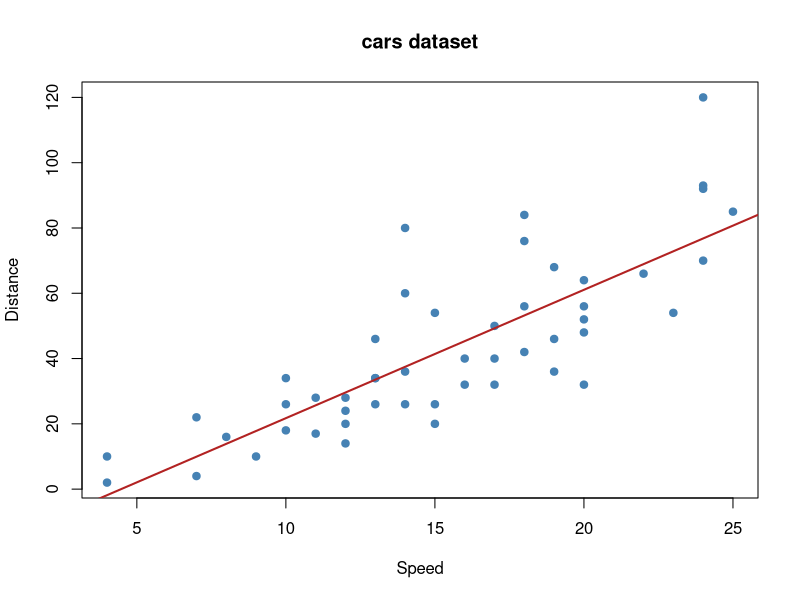
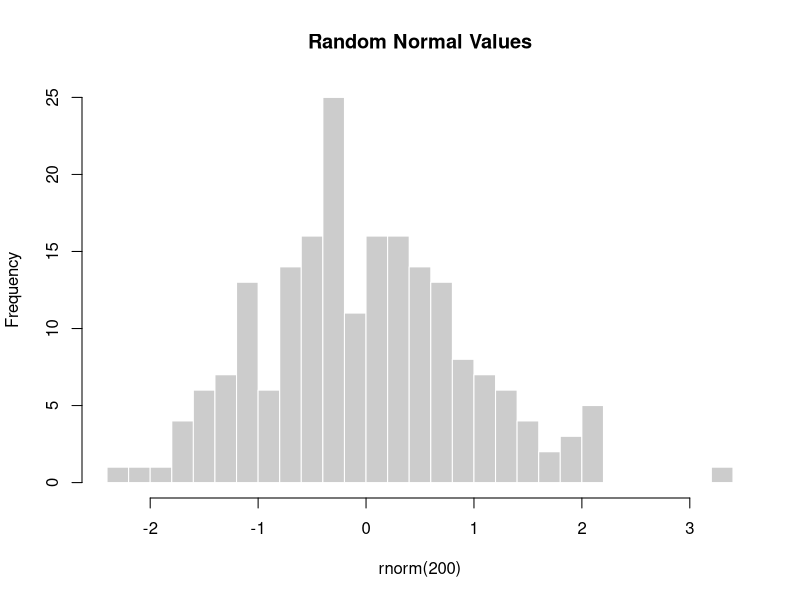

These figures' R source, in order: (Note: this script raises an error after producing the figures.)
## ---- chunk 1
#| label: setup
#| include: false
set.seed(123)
## ---- chunk 2
#| label: basic-math
x <- 1:10
mean(x)
sd(x)
## ---- chunk 3
#| label: object-print
name <- "Quarto"
version_test <- TRUE
list(name = name, working = version_test)
## ---- chunk 4
#| label: create-data
sample_df <- data.frame(
  id = 1:6,
  group = c("A", "A", "B", "B", "C", "C"),
  score = c(87, 92, 75, 81, 95, 88)
)
sample_df
## ---- chunk 5
#| label: dplyr-example
# If dplyr is installed, this will run.
if (requireNamespace("dplyr", quietly = TRUE)) {
  dplyr::as_tibble(sample_df) |>
    dplyr::group_by(group) |>
    dplyr::summarise(avg_score = mean(score), .groups = "drop")
} else {
  "Install dplyr to run this chunk: install.packages('dplyr')"
}
## ---- chunk 6
#| label: scatter-plot
#| fig-width: 6
#| fig-height: 4
plot(cars$speed, cars$dist,
     pch = 19,
     col = "steelblue",
     main = "cars dataset",
     xlab = "Speed",
     ylab = "Distance")
abline(lm(dist ~ speed, data = cars), col = "firebrick", lwd = 2)
## ---- chunk 7
#| label: histogram
hist(rnorm(200),
     breaks = 20,
     col = "gray80",
     border = "white",
     main = "Random Normal Values")
## ---- chunk 8
#| label: hidden-code-output
#| echo: false
paste("Current date from R:", Sys.Date())
## ---- chunk 9
#| label: warning-demo
#| warning: true
log(-1)
## ---- chunk 10
#| label: error-demo
#| error: true
stop("This is a test error chunk.")
